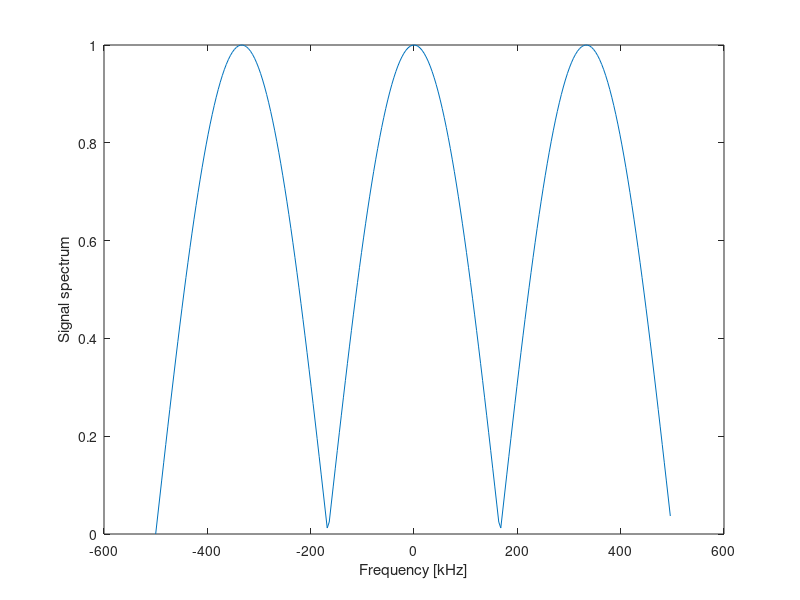

MATLAB code for this plot:
% OFDM  parameters
Nfft = 256;
cp_size = 20;
pilot_spacing = 16;
load ofdm_exam
Fs=1e3; % fs=1e6/1000 = 1e3 to be in kHz instead of Hz

% (a) Remove the cyclic prefix 
received_OFDM = received_OFDM(cp_size+1:end);
% perform fft
rx_symb =  fft(received_OFDM);


% (b) Plot the absolute value of the frequency spectrum
Sr=fftshift(abs(fft(received_OFDM,Nfft)));
fplot=-Fs/2:Fs/Nfft:Fs/2-Fs/Nfft;
figure, plot(fplot,Sr), xlabel('Frequency [kHz]'), ylabel('Signal spectrum')

% (c) estimate the channel coeficients
received_pilots = rx_symb(1:pilot_spacing:end);
channel_estimate = received_pilots./reference_symbols


% Plot -- it is not in the exam
% subcarier_spacing = Fs/Nfft % in kHz ;
% pilot_spacing  =  subcarier_spacing * pilot_spacing
% pilot_frequecy = -Fs/2:pilot_spacing:Fs/2-Fs/Nfft ; 
% hold on;
% plot(pilot_frequecy,fftshift(abs(channel_estimate)),'+r')


